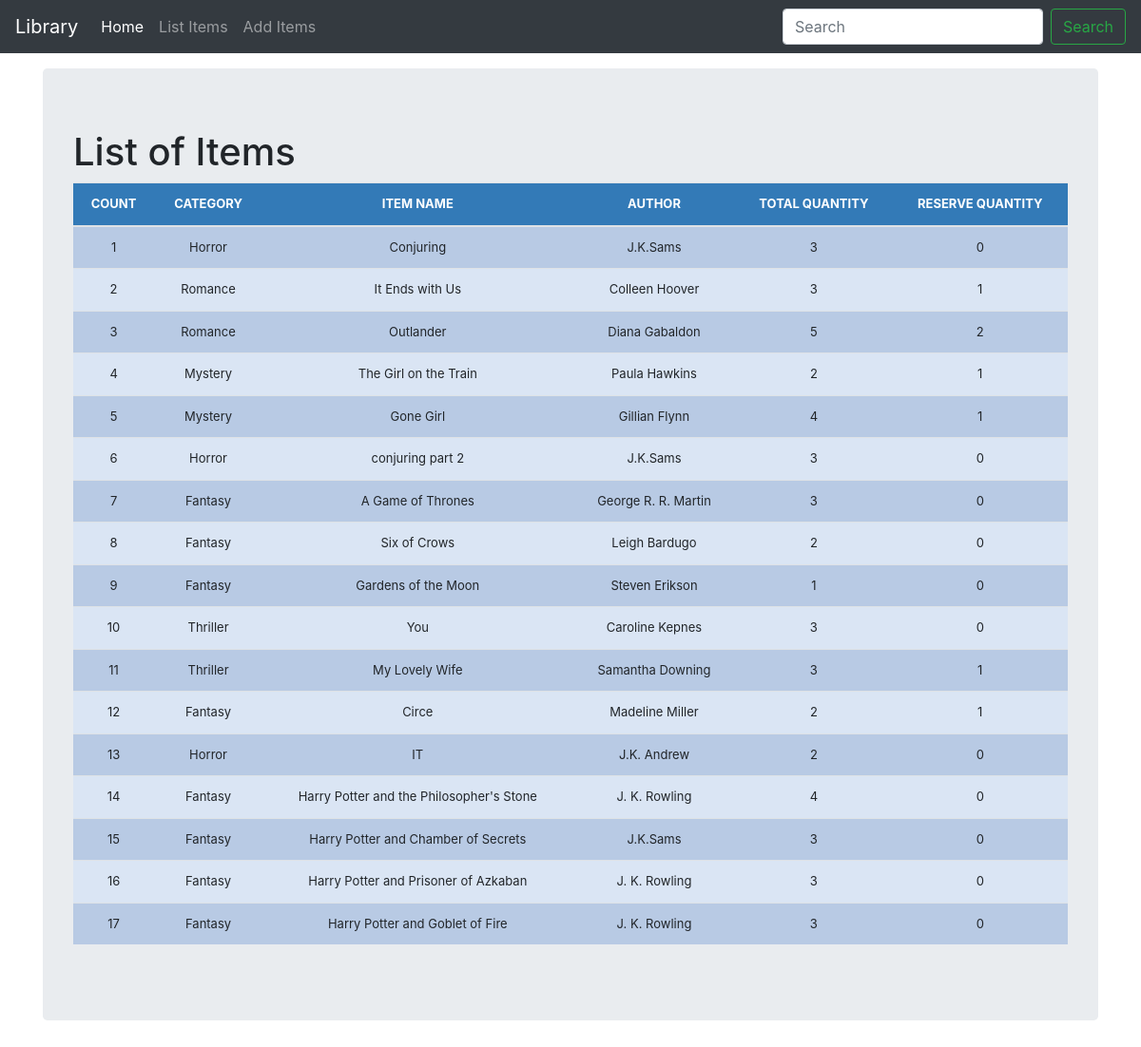
Before: /list_item/ with the older database file.
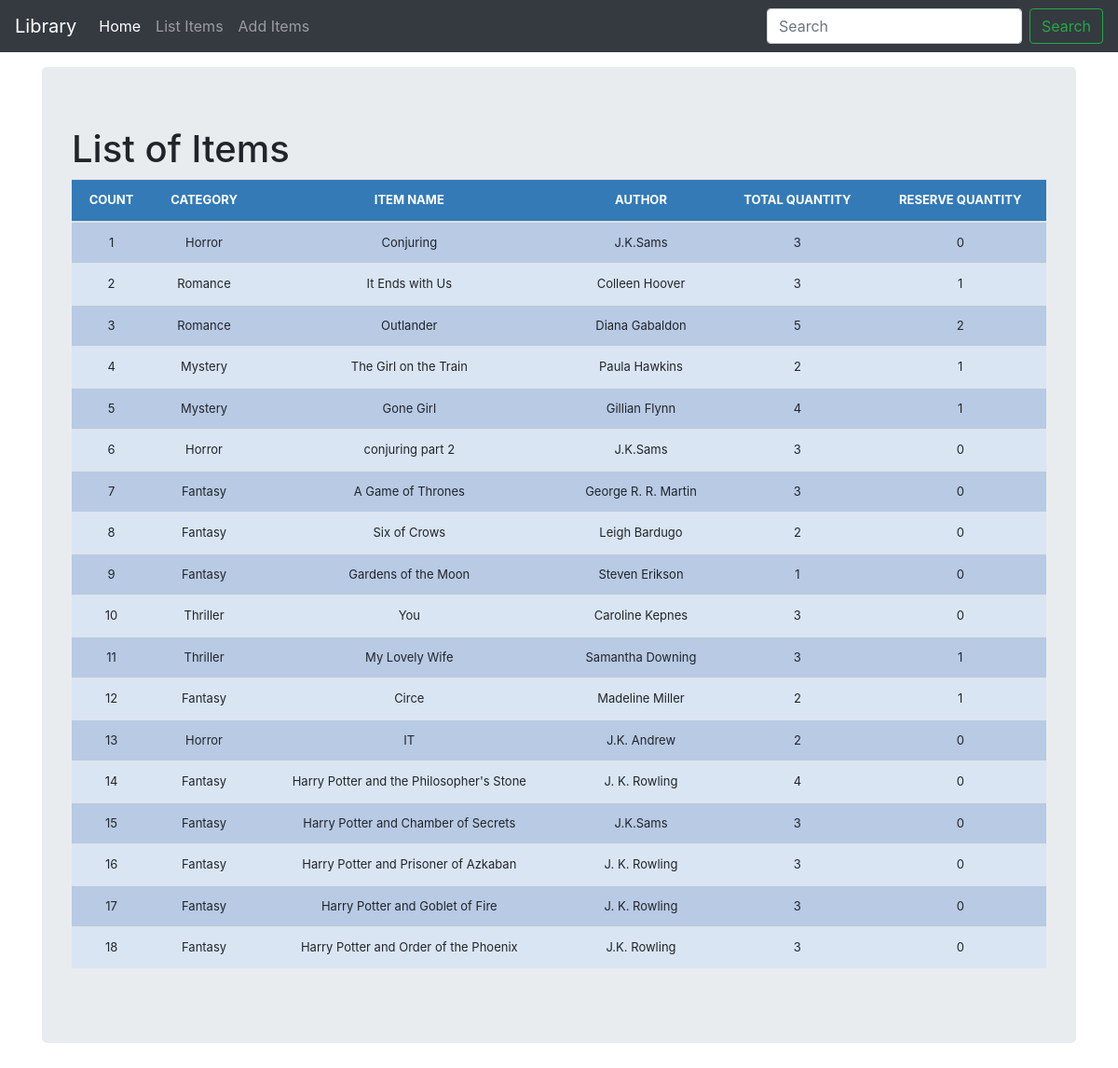
After: the same page with the newer database file.
### librarymgmt/models.py (models this page shows, shortened)
class Books(models.Model):
	category = models.CharField(max_length=50, blank=True, null=True)
	item_name = models.CharField(max_length=50, blank=True, null=True)
	quantity = models.IntegerField(default='0', blank=True, null=True)
	receive_quantity = models.IntegerField(default='0', blank=True, null=True)
	receive_by = models.CharField(max_length=50, blank=True, null=True)
	issue_quantity = models.IntegerField(default='0', blank=True, null=True)
	author = models.CharField(max_length=50, blank=True, null=True)
	issue_to = models.CharField(max_length=50, blank=True, null=True)
	phone_number = models.CharField(max_length=50, blank=True, null=True)
	created_by = models.CharField(max_length=50, blank=True, null=True)
	reserve_books = models.IntegerField(default='0', blank=True, null=True)
	last_updated = models.DateTimeField(auto_now_add=False, auto_now=True)
	export_to_CSV = models.BooleanField(default=False)

### librarymgmt/views.py (the view)
# urls.py: path('list_item/', views.list_item, name='list_item'),
def list_item(request):
	title = 'List of Items'
	queryset = Books.objects.all()
	context = {
		"title": title,
		"queryset": queryset,
	}
	return render(request, "list_item.html", context)

### librarymgmt/templates/list_item.html (shortened to what this page needs)
{% load static %}
<!doctype html>
<html lang="en">
  <head>
<link href="{% static 'css/stylesheet.css' %}" rel="stylesheet">
<link href="{% static 'css/bootstrap.min.css' %}" rel="stylesheet">
    <link href="{% static 'css/navbar-top-fixed.css' %}" rel="stylesheet">
  </head>
  <body>
{% include 'navbar.html' %}
<main role="main" class="container">
  <div class="jumbotron">
    <h1>{{title}}</h1>
    	<table class='table'>
        	<thead>
          		<tr>
            		<th>COUNT</th>
            		<th>CATEGORY</th>
            		<th>ITEM NAME</th>
            		<th>AUTHOR</th>
            		<th>TOTAL QUANTITY </th>
            		<th>RESERVE QUANTITY </th>
          		</tr>
        	</thead>
      	{% for instance in queryset %}
          		<tr>
            		<td>{{forloop.counter}}</td>
            		<td>{{instance.category}}</td>
            		<td>{{instance.item_name}}</td>
            		<td>{{instance.author}}</td>
            		<td>{{instance.quantity}}</td>
            		<td>{{instance.reserve_books}}</td>
          		</tr>
      	{% endfor %}
    </table>
  </div>
</main>
      </body>
</html>

### librarymgmt/templates/navbar.html (shortened to what this page needs)
<nav class="navbar navbar-expand-md navbar-dark fixed-top bg-dark">
  <a class="navbar-brand" href="/">Library</a>
  <div class="collapse navbar-collapse" id="navbarCollapse">
    <ul class="navbar-nav mr-auto">
      <li class="nav-item active">
        <a class="nav-link" href="/">Home <span class="sr-only">(current)</span></a>
      </li>
      <li class="nav-item">
        <a class="nav-link" href="/list_item">List Items</a>
      </li>
      <li class="nav-item">
        <a class="nav-link" href="/add_items">Add Items</a>
      </li>
    </ul>
    <form class="form-inline mt-2 mt-md-0">
      <input class="form-control mr-sm-2" type="text" placeholder="Search" aria-label="Search">
      <button class="btn btn-outline-success my-2 my-sm-0" type="submit">Search</button>
    </form>
  </div>
</nav>

### librarymgmt/static/css/stylesheet.css (style rules this page uses)
body { background-color: #34eb6b; }
.table { font-size: 13px; text-align: center; width: 95%; margin: auto; }
.table tr:nth-child(odd) { background: #B8CAE4 }
.table tr:nth-child(even) { background: #dae5f4 }
th { background-color: #337ab7; color: white; }

### librarymgmt/static/css/navbar-top-fixed.css (style rules this page uses)
body { min-height: 75rem; padding-top: 4.5rem; }

Changed rows visible on the page:
added Books: category "Fantasy", item_name "Harry Potter and Order of the Phoenix", author "J.K. Rowling", quantity "3", reserve_books "0"
